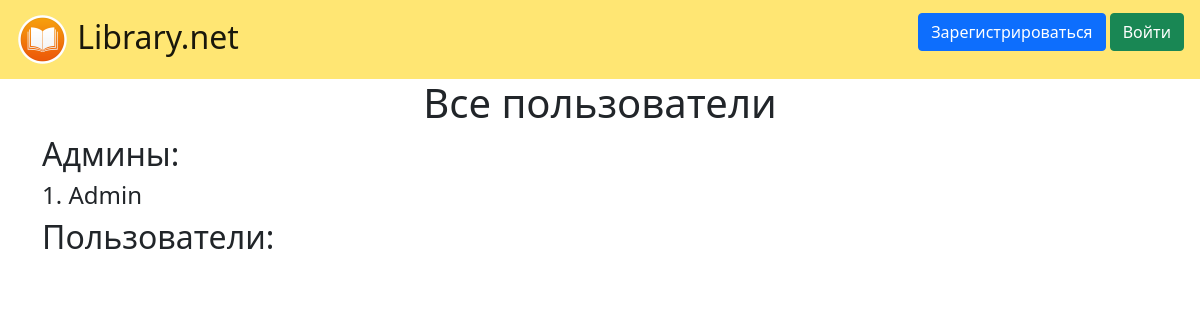
The app's page /users, older data.
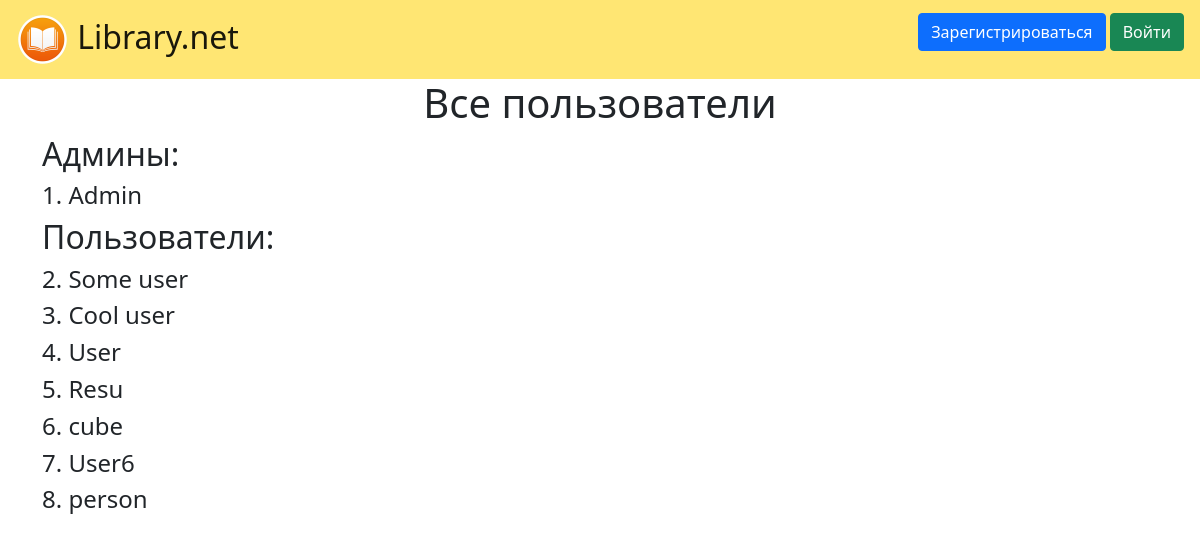
The same page, newer data.
### data/users.py (models this page shows, shortened)
class User(SqlAlchemyBase, UserMixin, SerializerMixin):
    __tablename__ = 'users'
    id = sqlalchemy.Column(sqlalchemy.Integer,
                           primary_key=True, autoincrement=True)  # айди
    name = sqlalchemy.Column(sqlalchemy.String, nullable=True)  # имя пользователя
    about = sqlalchemy.Column(sqlalchemy.String, nullable=True)  # описание
    email = sqlalchemy.Column(sqlalchemy.String,
                              index=True, unique=True, nullable=True)  # адрес почты
    position = sqlalchemy.Column(sqlalchemy.String, nullable=True)  # должность
    hashed_password = sqlalchemy.Column(sqlalchemy.String, nullable=True)  # пароль
    created_date = sqlalchemy.Column(sqlalchemy.DateTime,
                                     default=datetime.datetime.now)  # дата создания

### main.py (the view)
@app.route("/users")
def users():
    db_sess = db_session.create_session()
    users = db_sess.query(User).all()
    return render_template("users.html", users=users, title='Список пользователей')

### data/db_session.py (called while the page is built)
def create_session() -> Session:
    global __factory
    return __factory()

### templates/users.html
{% extends "base.html" %}
{% block content %}
<h1>Все пользователи</h1>
{% for item in users%}
    {% if item.position == 'admin'%}
        <h2>Админы:</h2>
        <h4>{{loop.index}}. {{item.name}}</h4>
    <h2>Пользователи:</h2>
    {% elif item.position == 'user'%}
        <h4>{{loop.index}}. {{item.name}}</h4>
    {% endif %}
{% endfor %}
{% endblock %}

Row changes from the older to the newer data that the page shows:
added User: name "Some user"
added User: name "Cool user"
added User: name "User"
added User: name "Resu"
added User: name "cube"
added User: name "User6"
added User: name "person"
